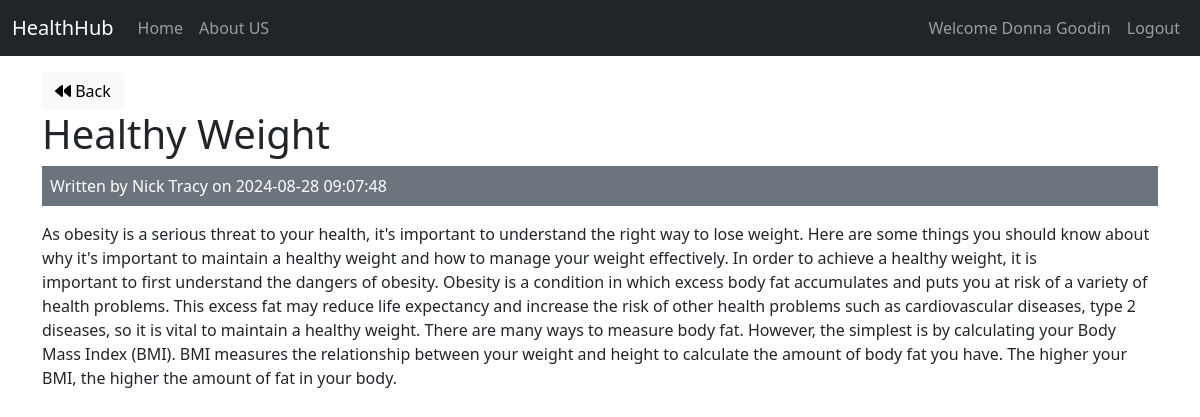
The page /posts/show/1 (signed in) on the database its author committed.
### tables this page shows
CREATE TABLE `posts` (
  `id` int(11) NOT NULL AUTO_INCREMENT,
  `user_id` int(11) NOT NULL,
  `title` varchar(255) NOT NULL,
  `body` text NOT NULL,
  `created_at` datetime DEFAULT current_timestamp(),
  PRIMARY KEY (`id`)
);

CREATE TABLE `users` (
  `id` int(11) NOT NULL AUTO_INCREMENT,
  `name` varchar(255) NOT NULL,
  `email` varchar(255) NOT NULL,
  `password` varchar(255) NOT NULL,
  `created_at` datetime DEFAULT current_timestamp(),
  PRIMARY KEY (`id`)
);

### app/controllers/posts.php (called while the page is built, shortened)
<?php
class Posts extends Controller
{
    public function __construct()
    {
        $this->postModel = $this->model('Post');
        $this->userModel = $this->model('User');
    }
    public function show($id)
    {
        $post = $this->postModel->getPostById($id);
        $user = $this->userModel->getUserById($post->user_id);
        $data = [
            'post' => $post,
            'user' => $user
        ];
        $this->view('posts/show', $data);
    }
}

### app/libraries/Core.php (called while the page is built, shortened)
<?php
class Core
{
    protected $currentMethod = 'index';
    public function __construct()
    {
        $url = $this->getUrl();
        if (isset($url[0])) {
            if (file_exists('../app/controllers/' . ucwords($url[0]) . '.php')) {
                unset($url[0]);
            }
        }
        $this->currentController = new $this->currentController();
        if (isset($url[1])) {
            if (method_exists($this->currentController, $url[1])) {
                $this->currentMethod = $url[1];
                unset($url[1]);
            }
        }
        $this->params = $url ? array_values($url) : [];
        call_user_func_array([$this->currentController, $this->currentMethod], $this->params);
    }
    public function getUrl()
    {
        if (isset($_GET['url'])) {
            $url = rtrim($_GET['url'], '/');
            $url = filter_var($url, FILTER_SANITIZE_URL);
            $url = explode('/', $url);
            return $url;
        }
    }
}

### public/index.php (called while the page is built, shortened)
<?php
$init = new Core();

### app/libraries/Database.php (called while the page is built, shortened)
<?php
class Database
{
    private $host = DB_HOST;
    private $user = DB_USER;
    private $pass = DB_PASS;
    private $dbname = DB_NAME;
    private $dbh;
    private $stmt;
    public function __construct()
    {
        $dsn = 'mysql:host=' . $this->host . ';dbname=' . $this->dbname . ';charset=utf8';
        $options = [
            PDO::ATTR_PERSISTENT => true,
            PDO::ATTR_ERRMODE => PDO::ERRMODE_EXCEPTION
        ];
        try {
            $this->dbh = new PDO($dsn, $this->user, $this->pass, $options);
        } catch(PDOException $e) {
            $this->error = $e->getMessage();
            die($this->error);
        }
    }
    public function query($sql)
    {
        $this->stmt = $this->dbh->prepare($sql);
    }
    public function bind($param, $value, $type = null)
    {
        if (is_null($type))
        {
            switch (true)
            {
                case is_int($value):
                    $type= PDO::PARAM_INT;
                    break;
                default:
                $type = PDO::PARAM_STR;
            }
        }
        $this->stmt->bindValue($param, $value, $type);
    }
    public function execute()
    {
        return $this->stmt->execute();
    }
    public function single()
    {
        $this->execute();
        return $this->stmt->fetch(PDO::FETCH_OBJ);
    }
}

### app/models/Post.php (called while the page is built, shortened)
<?php
class Post extends Model
{
    public function getPostById($id)
    {
        $this->db->query('SELECT * FROM posts WHERE id = :id');
        $this->db->bind(':id', $id);
        $row = $this->db->single();
        return $row;
    }
}

### app/libraries/Model.php (called while the page is built, shortened)
<?php
class Model
{
    public function __construct()
    {
        $this->db = new Database();
    }
}

### app/models/User.php (called while the page is built, shortened)
<?php
class user extends Model
{
    public function getUserById($id)
    {
        $this->db->query('SELECT * FROM users WHERE id = :id');
        $this->db->bind(':id', $id);
        $row = $this->db->single();
        return $row;
    }
}

### app/views/posts/show.php (the view, shortened to what this page needs)
<?php require_once APPROOT . '/views/inc/header.php' ?>
    <a href="<?php echo URLROOT ?>/posts" class="btn btn-light"><i class="fa fa-backward"></i> Back</a>
    <br>
    <h1><?php echo $data['post']->title ?></h1>
    <div class="bg-secondary text-white p-2 mb-3">
        Written by <?php echo $data['user']->name ?> on <?php echo $data['post']->created_at ?>
    </div>
    <p><?php echo $data['post']->body ?></p>
<?php require_once APPROOT . '/views/inc/footer.php' ?>

### rows shown on the page
posts: title "Healthy Weight", created_at "2024-08-28 09:07:48", body "As obesity is a serious threat to your health, it's important to understand the right way to lose weight. Here are some things you should know about why it's important to maintain a healthy weight and how to manage your weight effectively. In order to achieve a healthy weight, it is important to first understand the dangers of obesity. Obesity is a condition in which excess body fat accumulates and puts you at risk of a variety of health problems. This excess fat may reduce life expectancy and increase the risk of other health problems such as cardiovascular diseases, type 2 diseases, so it is vital to maintain a healthy weight. There are many ways to measure body fat. However, the simplest…"
users: name "Nick Tracy"

### other values the page prints
SITENAME "HealthHub"
$_SESSION['user_name'] "Donna Goodin"
